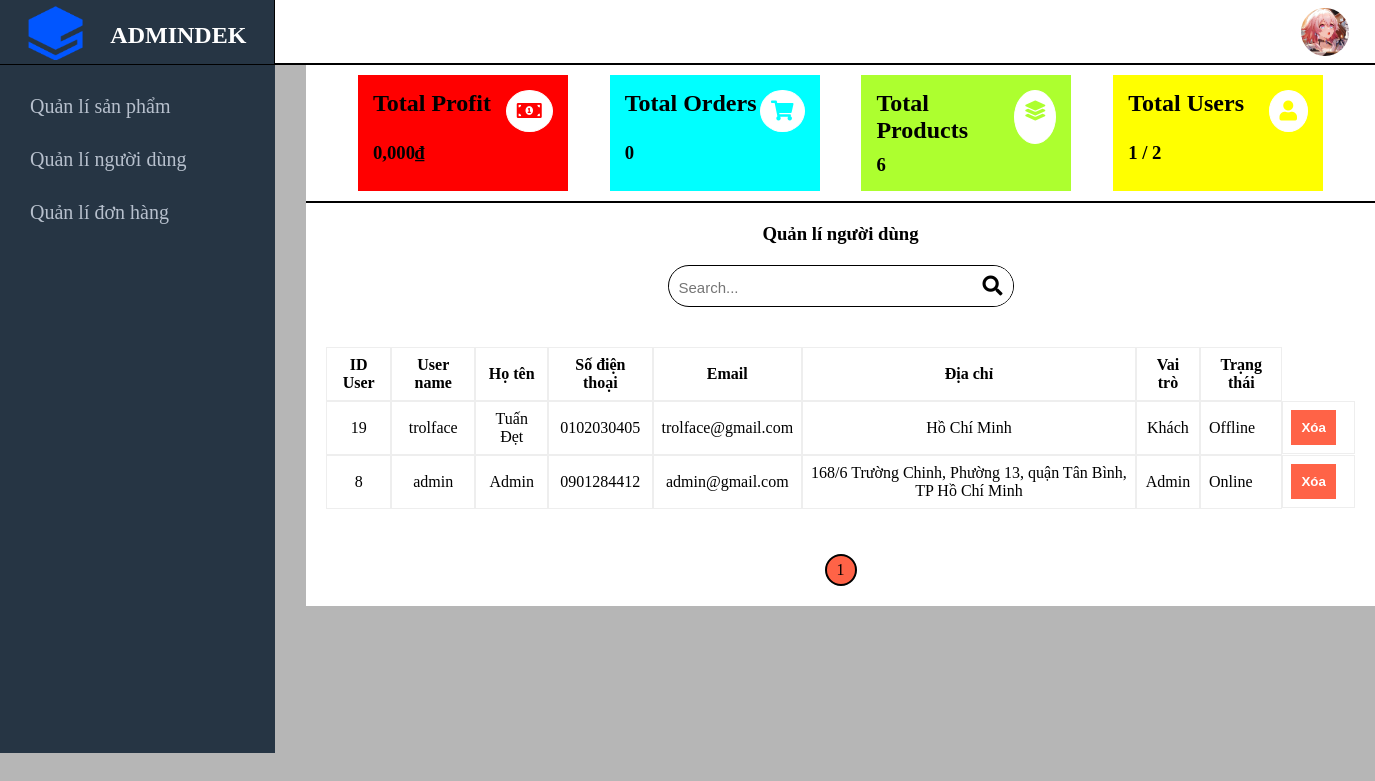
The app's page /admin.php?type=manager_users (signed in) with its own data.
### tables this page shows
CREATE TABLE `users` (
  `id` int(11) NOT NULL,
  `role` tinyint(1) NOT NULL DEFAULT 0,
  `user_name` varchar(100) NOT NULL,
  `name` varchar(100) NOT NULL,
  `email` varchar(100) NOT NULL,
  `password` varchar(255) NOT NULL,
  `address` varchar(200) DEFAULT NULL,
  `sdt` varchar(20) NOT NULL,
  `avatar` text DEFAULT NULL,
  `is_online` int(1) DEFAULT 0,
  `last_activity` datetime NOT NULL DEFAULT current_timestamp()
);

### manager_users.php (the view, shortened to what this page needs)
<?php
$sql = "SELECT * FROM users";
$result = mysqli_query($conn, $sql);
$total_table = mysqli_num_rows($result);
$limit = 30;
$cr_page = (isset($_GET['page']) ? $_GET['page'] : 1);
$page = ceil($total_table / $limit);
$start = ($cr_page - 1) * $limit;
$result = mysqli_query($conn, "SELECT * FROM users ORDER BY id DESC LIMIT $start, $limit");
?>
<!DOCTYPE html>
<html lang="vn">
<head>
    <link rel="stylesheet" href="./Css/styles.css">
    <link rel="stylesheet" href="./Css/responsive_home.css">
</head>
<body>
    <div class="manager_product_frame">
        <div class="title_manager_product">
            <h3>Quản lí người dùng</h3>
        </div>
        <div class="operation_product">
            <div class="frame_search_product">
                <div class="search_product">
                    <form action="" id="search_box" method="POST" role="form">
                        <input class="search_text" id="search_text" name="searchss" type="text" placeholder="Search...">
                        <button class="search_submit" id="search_submit" type="submit"><i class="fas fa-search"></i></button>
                    </form>
                </div>
            </div>
        </div>
        <div class="manager_product">
            <table>
                <thead>
                    <tr>
                        <th>ID User</th>
                        <th>User name</th>
                        <th>Họ tên</th>
                        <th>Số điện thoại</th>
                        <th>Email</th>
                        <th>Địa chỉ</th>
                        <th>Vai trò</th>
                        <th>Trạng thái</th>
                    </tr>
                </thead>
                <tbody>
                    <?php foreach ($result as $pro) : ?>
                        <tr>
                            <td style="text-align: center;"><?php echo $pro['id'] ?></td>
                            <td style="text-align: center;"><?php echo $pro['user_name'] ?></td>
                            <td style="text-align: center;"><?php echo $pro['name'] ?></td>
                            <td style="text-align: center;"><?php echo $pro['sdt'] ?></td>
                            <td style="text-align: center;"><?php echo $pro['email'] ?></td>
                            <td style="text-align: center;"><?php echo $pro['address'] ?></td>
                            <?php if ($pro['role'] == 1) { ?>
                                <td style="text-align: center;">Admin</td>
                            <?php } else { ?>
                                <td style="text-align: center;">Khách</td>
                            <?php } ?>
                            <?php if ($pro['is_online'] == 1) { ?>
                                <td>Online</td>
                            <?php } else { ?>
                                <td>Offline</td>
                            <?php } ?>
                            <td class="button_fdd">
                                <button class="button_delete"><a href="remove_users.php?id=<?php echo $pro['id'] ?>">Xóa</a></button>
                            </td>
                        </tr>
                    <?php endforeach; ?>
                </tbody>
            </table>
            <div class="page_number">
                <div class="number">
                    <ul>
                        <?php for ($i = 1; $i <= $page; $i++) { ?>
                            <li class="number1 <?php echo (($cr_page == $i) ? 'active' : '') ?>"><a href="admin.php?type=manager_users&page=<?php echo $i ?>"><?php echo $i ?></a></li>
                        <?php } ?>
                    </ul>
                </div>
            </div>
        </div>
    </div>
</body>
</html>

### Css/styles.css (style rules this page uses)
* { box-sizing: border-box; margin: 0; padding: 0; }
html body { background-color: #b6b6b6; overflow-y: scroll; flex-grow: 1; }
.fa-search, .fa-shopping-cart { font-size: 20px; }
#search_box { background: white; border-radius: 30px; margin-top: 10px; }
#search_text { padding: 15px 15px; border: none; outline: none; border-radius: 50%; width: 500px; font-size: 15px; }
#search_submit { border: none; padding: 15px; border-radius: 50%; background: white; }
.content_type, .content_laptop, .page_number { display: flex; justify-content: center; align-items: center; }
.page_number { margin-top: 25px; }
.page_number .number ul { display: flex; }
.page_number .number ul li a { text-decoration: none; color: black; font-size: 16px; }
.page_number .number ul li { border: 2px solid black; margin: 10px; border-radius: 30px; list-style: none; padding: 5px 10px; }
.page_number .active { background-color: tomato; }
.manager_product_frame .manager_product table { box-sizing: border-box; border-collapse: separate; border-spacing: 0; padding: 10px; margin-left: 0px; }
.manager_product_frame .manager_product table tr th { border: 2px solid #eeeeee; box-sizing: border-box; border-style: solid; border-width: 1px; padding: 8px; }
.manager_product_frame .manager_product table tr td { border: 2px solid #eeeeee; box-sizing: border-box; border-style: solid; border-width: 1px; padding: 8px; }
.manager_product_frame .manager_product button { padding: 10px; background-color: tomato; border: none; font-weight: 600; cursor: pointer; }
.manager_product_frame .manager_product button a { color: white; text-decoration: none; }
.manager_product_frame .manager_product .button_fdd { display: flex; }
.manager_product_frame .manager_product .button_fixed, .manager_product_frame .manager_product .button_delete { margin-right: 10px; }
.manager_product_frame { background-color: white; padding: 10px; height: 100%; }
.manager_product_frame .title_manager_product h3 { text-align: center; padding: 10px; }
.manager_product_frame .operation_product .frame_search_product { display: flex; justify-content: center; align-items: center; }
.manager_product_frame .operation_product { padding-bottom: 30px; }
.manager_product_frame .operation_product #search_box { border: 1px solid black; border-radius: 30px; }
.manager_product_frame .search_product #search_text { padding: 10px 10px; outline: none; width: 300px; font-size: 15px; border: none; border-radius: 50%; }
.manager_product_frame .search_product #search_submit { border: none; padding: 10px 10px; background: white; border-radius: 50%; font-size: 15px; }

### records on screen
users: id "19", user_name "trolface", name "Tuấn Đẹt", sdt "0102030405", email "trolface@gmail.com", address "Hồ Chí Minh", role "Khách", is_online "Offline"
users: id "8", user_name "admin", name "Admin", sdt "0901284412", email "admin@gmail.com", address "168/6 Trường Chinh, Phường 13, quận Tân Bình, TP Hồ Chí Minh", role "Admin", is_online "Online"

### other values on screen
$totalRevenue * 1000 "0"
$totalOrders "0"
$totalProducts "6"
$onlineUsers "1"
$totalUsers "2"
